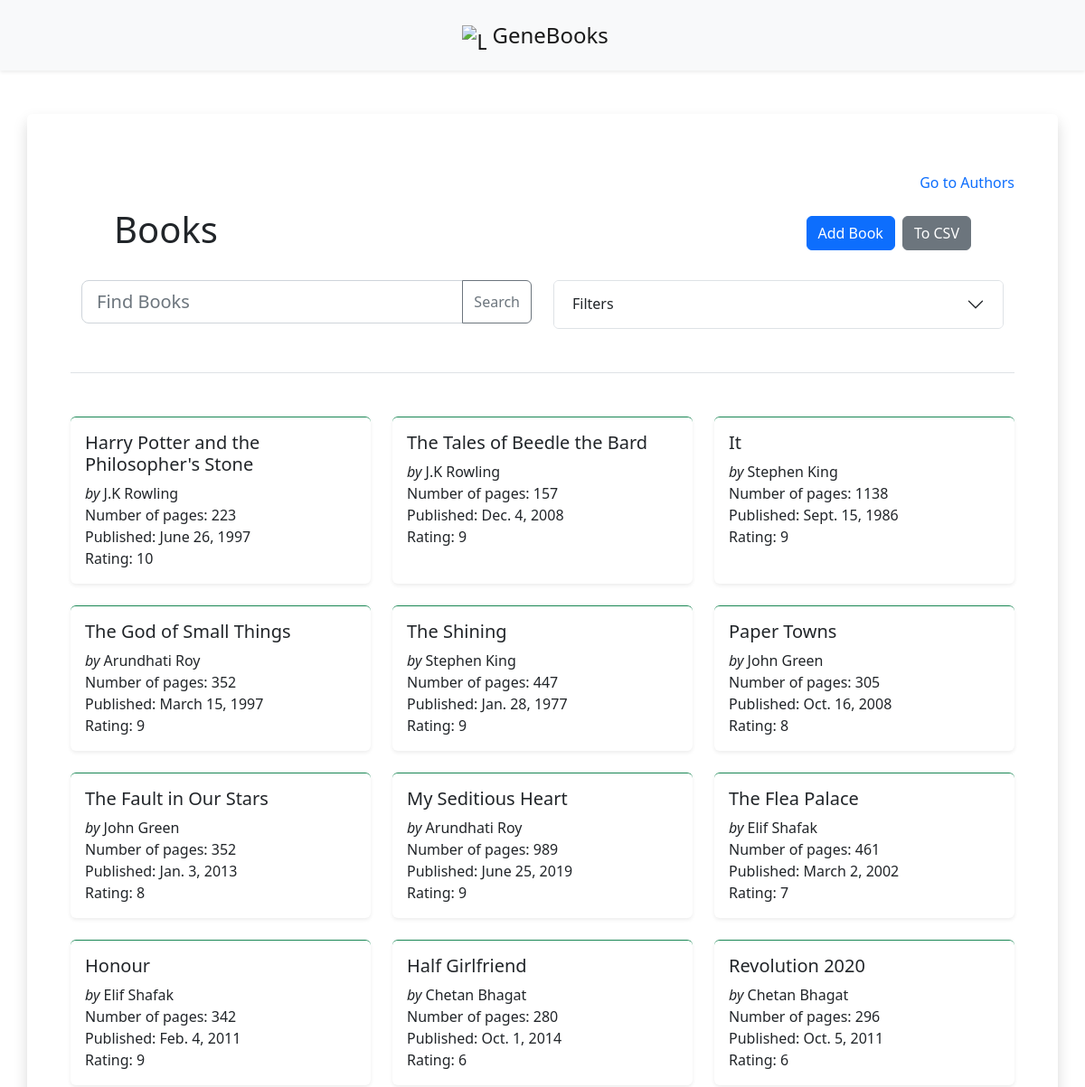
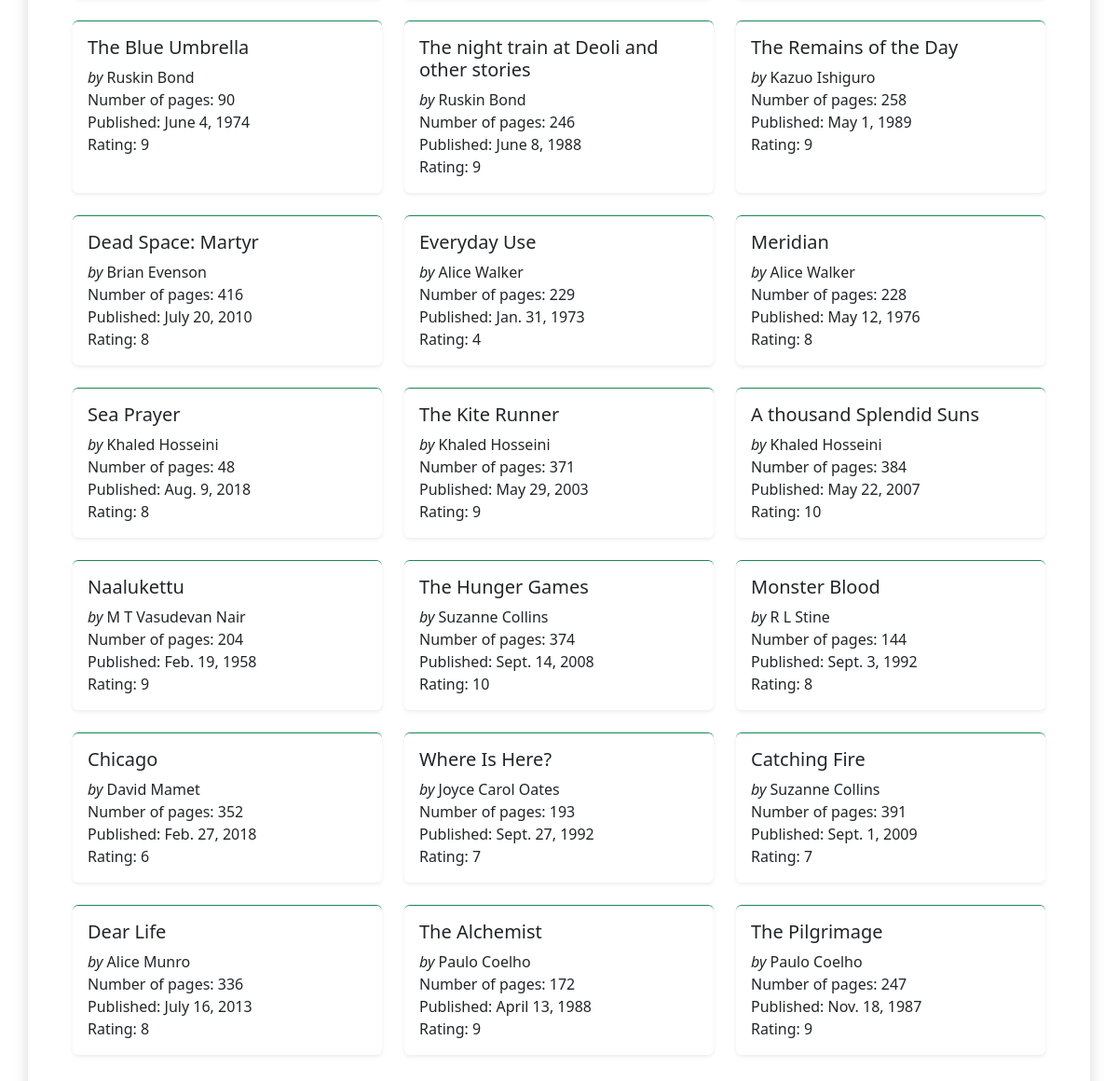
/books, run on the app's committed database (2 pictures, top to bottom).
### book/models.py (models this page shows, shortened)
class Book(models.Model):
    name = models.CharField(blank=False, null=False, max_length=200)
    author = models.ForeignKey(Author, on_delete=models.CASCADE)
    date_of_publishing = models.DateField()
    number_of_pages = models.PositiveIntegerField(blank=False, null=False)
    average_critics_rating = models.PositiveSmallIntegerField(validators=[
            MaxValueValidator(10),
            MinValueValidator(1)
        ], default=1)

class Author(models.Model):
    name = models.CharField(blank=False, null=False, max_length=50)
    age = models.PositiveSmallIntegerField(blank=False)
    gender = models.CharField(max_length=20, choices=GENDER_CHOICES, default='Male')
    country = models.CharField(max_length=50, blank=True, null=True)
    def __str__(self):
        return self.name

### book/views.py (the view)
# urls.py: path('', include('book.urls')),
def book(request):
    authors = Author.objects.all()
    books = Book.objects.all()
    return render(request, 'book/book.html', {'authors': authors, 'books': books})

### book/templates/book/book.html (shortened to what this page needs)
{% extends "book/base.html" %}
{% load static %}
{% block body %}
<div class="container shadow d-flex flex-column justify-content-center rounded my-5 p-5 position-relative">
      <div class="d-flex ms-5 my-3 justify-content-end">
        <a href="{% url 'authors-home' %}" class="text-decoration-none">Go to Authors</a>
      </div>
    <div
        class="d-flex justify-content-center align-items-center justify-content-md-between flex-column flex-md-row gy-2 mx-5">
        <h1>Books</h1>
        <div class="d-flex">
            <button type="button" class="btn btn-primary me-2" data-bs-toggle="modal" data-bs-target="#exampleModal">
                Add Book
            </button>
            <button type="button" class="btn btn-secondary" id="book-to-csv">To CSV</button>
        </div>
    </div>
    <div class="container mt-4 text-center border-bottom pb-5">
        <div class="row row-cols-1 row-cols-sm-1 row-cols-md-2 gy-3">
            <div class="col">
                <form action="">
                    <div class="input-group">
                        <input type="text" class="form-control form-control-lg" id="book-search-field"
                            name="book-search-field" placeholder="Find Books" />
                        <button class="btn btn-outline-secondary" type="button" id="book-search-btn">Search</button>
                    </div>
                </form>
            </div>
            <div class="col">
                <div class="accordion" id="accordionExample">
                    <div class="accordion-item">
                        <h2 class="accordion-header" id="headingOne">
                            <button class="accordion-button collapsed" type="button" data-bs-toggle="collapse"
                                data-bs-target="#collapseOne" aria-expanded="false" aria-controls="collapseOne">
                                Filters
                            </button>
                        </h2>
                    </div>
                </div>
            </div>
        </div>
    </div>
    <section id="cards">
        <div class="row row-cols-1 row-cols-md-2 row-cols-lg-3 row-cols-xxl-4 g-4 mt-4" id="card-div">
            {% for book in books %}
            <div class="col">
                <div class="card h-100 border-top border-0 shadow-sm border-success">
                    <div class="card-body">
                        <h5 class="card-title">
                            {{ book.name }}
                        </h5>
                        <p class="card-text">
                            <i>by </i> {{ book.author }}
                            <br />
                            Number of pages: {{ book.number_of_pages }}
                            <br />
                            Published: {{ book.date_of_publishing }}
                            <br />
                            Rating: {{ book.average_critics_rating }}
                        </p>
                    </div>
                </div>
            </div>
            {% endfor %}
        </div>
    </section>
</div>
{% endblock body %}

### data on the page
Book: name "Harry Potter and the Philosopher's Stone", author "J.K Rowling", number_of_pages "223", date_of_publishing "June 26, 1997", average_critics_rating "10"
Book: name "The Tales of Beedle the Bard", author "J.K Rowling", number_of_pages "157", date_of_publishing "Dec. 4, 2008", average_critics_rating "9"
Book: name "It", author "Stephen King", number_of_pages "1138", date_of_publishing "Sept. 15, 1986", average_critics_rating "9"
Book: name "The God of Small Things", author "Arundhati Roy", number_of_pages "352", date_of_publishing "March 15, 1997", average_critics_rating "9"
Book: name "The Shining", author "Stephen King", number_of_pages "447", date_of_publishing "Jan. 28, 1977", average_critics_rating "9"
Book: name "Paper Towns", author "John Green", number_of_pages "305", date_of_publishing "Oct. 16, 2008", average_critics_rating "8"
Book: name "The Fault in Our Stars", author "John Green", number_of_pages "352", date_of_publishing "Jan. 3, 2013", average_critics_rating "8"
Book: name "My Seditious Heart", author "Arundhati Roy", number_of_pages "989", date_of_publishing "June 25, 2019", average_critics_rating "9"
Book: name "The Flea Palace", author "Elif Shafak", number_of_pages "461", date_of_publishing "March 2, 2002", average_critics_rating "7"
Book: name "Honour", author "Elif Shafak", number_of_pages "342", date_of_publishing "Feb. 4, 2011", average_critics_rating "9"
Book: name "Half Girlfriend", author "Chetan Bhagat", number_of_pages "280", date_of_publishing "Oct. 1, 2014", average_critics_rating "6"
Book: name "Revolution 2020", author "Chetan Bhagat", number_of_pages "296", date_of_publishing "Oct. 5, 2011", average_critics_rating "6"
Book: name "The Blue Umbrella", author "Ruskin Bond", number_of_pages "90", date_of_publishing "June 4, 1974", average_critics_rating "9"
Book: name "The night train at Deoli and other stories", author "Ruskin Bond", number_of_pages "246", date_of_publishing "June 8, 1988", average_critics_rating "9"
Book: name "The Remains of the Day", author "Kazuo Ishiguro", number_of_pages "258", date_of_publishing "May 1, 1989", average_critics_rating "9"
Book: name "Dead Space: Martyr", author "Brian Evenson", number_of_pages "416", date_of_publishing "July 20, 2010", average_critics_rating "8"
Book: name "Everyday Use", author "Alice Walker", number_of_pages "229", date_of_publishing "Jan. 31, 1973", average_critics_rating "4"
Book: name "Meridian", author "Alice Walker", number_of_pages "228", date_of_publishing "May 12, 1976", average_critics_rating "8"
Book: name "Sea Prayer", author "Khaled Hosseini", number_of_pages "48", date_of_publishing "Aug. 9, 2018", average_critics_rating "8"
Book: name "The Kite Runner", author "Khaled Hosseini", number_of_pages "371", date_of_publishing "May 29, 2003", average_critics_rating "9"
Book: name "A thousand Splendid Suns", author "Khaled Hosseini", number_of_pages "384", date_of_publishing "May 22, 2007", average_critics_rating "10"
Book: name "Naalukettu", author "M T Vasudevan Nair", number_of_pages "204", date_of_publishing "Feb. 19, 1958", average_critics_rating "9"
Book: name "The Hunger Games", author "Suzanne Collins", number_of_pages "374", date_of_publishing "Sept. 14, 2008", average_critics_rating "10"
Book: name "Monster Blood", author "R L Stine", number_of_pages "144", date_of_publishing "Sept. 3, 1992", average_critics_rating "8"
Book: name "Chicago", author "David Mamet", number_of_pages "352", date_of_publishing "Feb. 27, 2018", average_critics_rating "6"
Book: name "Where Is Here?", author "Joyce Carol Oates", number_of_pages "193", date_of_publishing "Sept. 27, 1992", average_critics_rating "7"
Book: name "Catching Fire", author "Suzanne Collins", number_of_pages "391", date_of_publishing "Sept. 1, 2009", average_critics_rating "7"
Book: name "Dear Life", author "Alice Munro", number_of_pages "336", date_of_publishing "July 16, 2013", average_critics_rating "8"
Book: name "The Alchemist", author "Paulo Coelho", number_of_pages "172", date_of_publishing "April 13, 1988", average_critics_rating "9"
Book: name "The Pilgrimage", author "Paulo Coelho", number_of_pages "247", date_of_publishing "Nov. 18, 1987", average_critics_rating "9"
